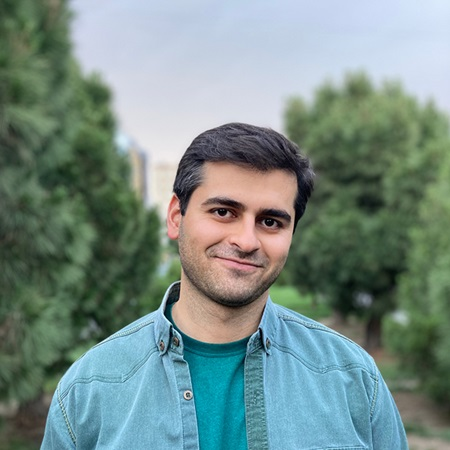
#> input picture Image Processing/Assignment 28/sajjad.jpg, 450 x 450 px, found by its file name
$ python add_images_2.py
#> lines starting #> are read from the running program, lines starting #| are printed output that depends on the picture
import cv2
import numpy as np


image_sajjad=cv2.imread("sajjad.jpg")
#> image_sajjad is the input picture: shape (450, 450, 3); mean B, G, R 135, 140.2, 118.8
image_lion=cv2.imread("lion.jpg")
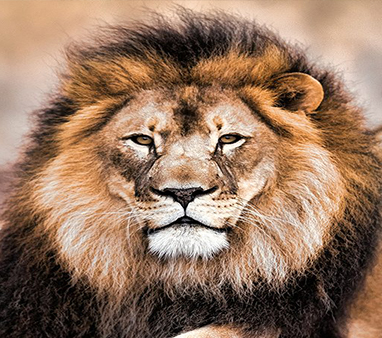
#> input picture Image Processing/Assignment 29/lion.jpg, 382 x 338 px
#> image_lion is the input picture: shape (338, 382, 3); mean B, G, R 96.4, 118.6, 149.8

image_sajjad=cv2.cvtColor(image_sajjad,cv2.COLOR_BGR2GRAY)
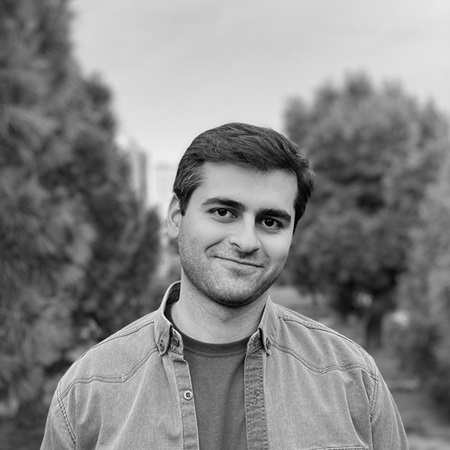
#> image_sajjad: shape (450, 450); min 0, max 246, mean 133.2
image_lion=cv2.cvtColor(image_lion,cv2.COLOR_BGR2GRAY)
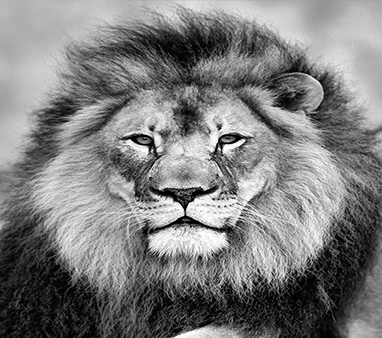
#> image_lion: shape (338, 382); min 0, max 255, mean 125.4

# result = image_sajjad + image_lion
# result = cv2.add(image_sajjad , image_lion)

image_sajjad = image_sajjad.astype(np.float32)
image_lion = image_lion.astype(np.float32)

#> (the run stopped early here; a loop or call above may not have finished)
